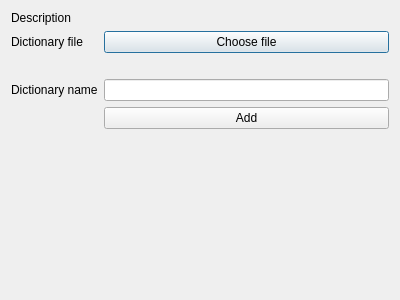
<?xml version="1.0" encoding="UTF-8"?>
<ui version="4.0">
 <class>Dialog</class>
 <widget class="QDialog" name="Dialog">
  <property name="geometry">
   <rect>
    <x>0</x>
    <y>0</y>
    <width>400</width>
    <height>300</height>
   </rect>
  </property>
  <layout class="QFormLayout" name="formLayout">
   <item row="0" column="0" colspan="2">
    <widget class="QLabel" name="description">
     <property name="text">
      <string>Description</string>
     </property>
     <property name="textFormat">
      <enum>Qt::RichText</enum>
     </property>
     <property name="textInteractionFlags">
      <set>Qt::LinksAccessibleByMouse|Qt::TextSelectableByMouse</set>
     </property>
    </widget>
   </item>
   <item row="4" column="0">
    <widget class="QLabel" name="label">
     <property name="text">
      <string>Dictionary file</string>
     </property>
    </widget>
   </item>
   <item row="4" column="1">
    <widget class="QPushButton" name="chooseFileButton">
     <property name="text">
      <string>Choose file</string>
     </property>
    </widget>
   </item>
   <item row="5" column="0">
    <widget class="QLabel" name="filenameLabel">
     <property name="text">
      <string/>
     </property>
     <property name="textInteractionFlags">
      <set>Qt::LinksAccessibleByMouse|Qt::TextSelectableByMouse</set>
     </property>
    </widget>
   </item>
   <item row="6" column="0">
    <widget class="QLabel" name="label_2">
     <property name="text">
      <string>Dictionary name</string>
     </property>
    </widget>
   </item>
   <item row="6" column="1">
    <widget class="QLineEdit" name="dictionaryNameLineEdit"/>
   </item>
   <item row="7" column="1">
    <widget class="QPushButton" name="addButton">
     <property name="text">
      <string>Add</string>
     </property>
    </widget>
   </item>
  </layout>
 </widget>
 <resources/>
 <connections/>
</ui>
